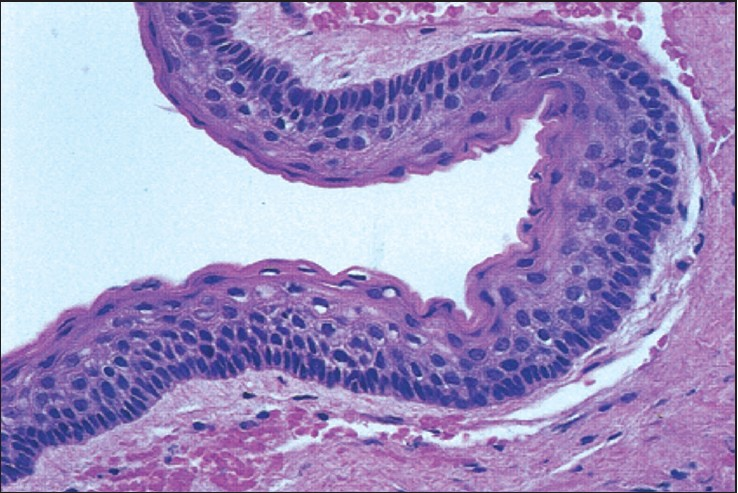
#> input picture sourceTissue.jpg, 738 x 493 px
$ python multiTabletMatching.py
#> lines starting #> are read from the running program, lines starting #| are printed output that depends on the picture; after the words box and inside, x2 and y2 are one past the last pixel; in counts of white or black regions, pixels touching at a corner belong together

# multi Tamblate matching

import cv2
import matplotlib.pyplot as plt
import numpy
from matplotlib import pyplot as np

# rgb_image
img_rgb = cv2.imread('sourceTissue.jpg')
#> img_rgb is the input picture: shape (493, 738, 3); mean B, G, R 194.4, 145.9, 159.5
tamplate_rgb = cv2.imread('templateTissue.png')
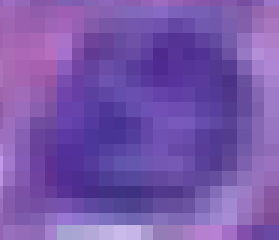
#> input picture templateTissue.png, 93 x 80 px (shown 3 times larger)
#> tamplate_rgb is the input picture: shape (80, 93, 3); mean B, G, R 171.2, 86, 120.2

#gray image
img_gray = cv2.cvtColor(img_rgb, cv2.COLOR_BGR2GRAY)
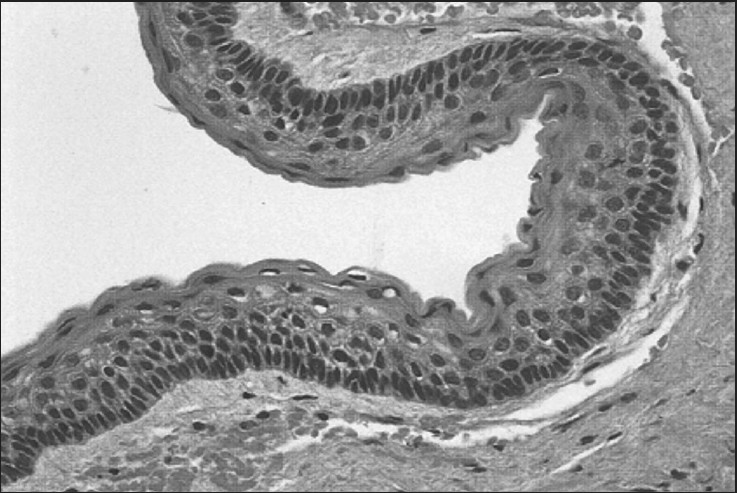
#> img_gray: shape (493, 738); min 21, max 255, mean 155.5
tamplate_gray_big = cv2.cvtColor(tamplate_rgb, cv2.COLOR_BGR2GRAY)
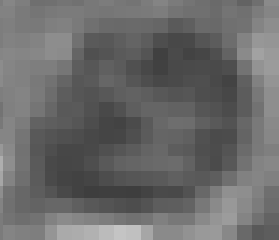
#> tamplate_gray_big: shape (80, 93) (shown 3 times larger); min 62, max 196, mean 106
tamplate_gray = cv2.resize(tamplate_gray_big, (17, 17))

# get hight and width of tmaplate
h, w = tamplate_gray.shape[::]
#> h = 17; w = 17

#match tamplate
res = cv2.matchTemplate(img_gray, tamplate_gray, cv2.TM_CCOEFF_NORMED)
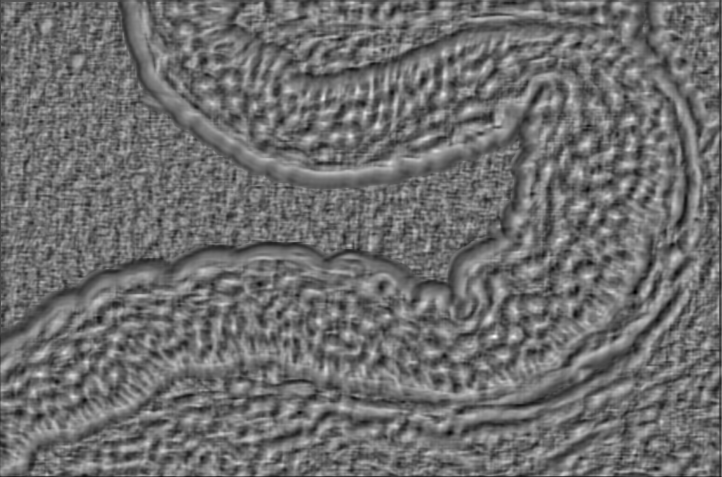
#> res: shape (477, 722) float32; min -0.681, max 0.875, mean -0.00474; drawn with min black and max white

threshold = 0.5
loc = numpy.where(res >= threshold)
#> loc = 1031 positions, rows 2 to 474, columns 16 to 713

for pt in zip(*loc[::-1]):
    cv2.rectangle(img_rgb, pt, (pt[0] + w, pt[1] + h), (0, 0, 255), 2)
#> this loop made 1031 passes
#> pt on passes 1 to 3: (350, 2), (351, 2), (352, 2)
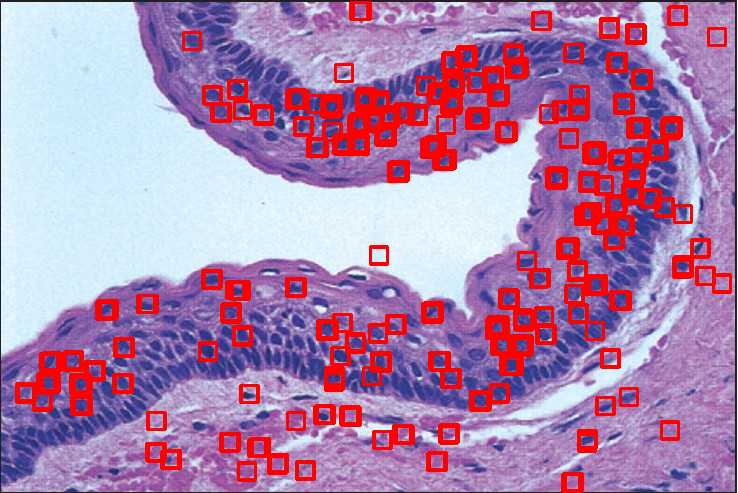
#> img_rgb: shape (493, 738, 3); 12.28% of pixels changed, all inside (x1, y1, x2, y2) = (15, 1, 732, 493)

cv2.imshow("matched image",img_rgb)
cv2.waitKey()
cv2.destroyWindow()
